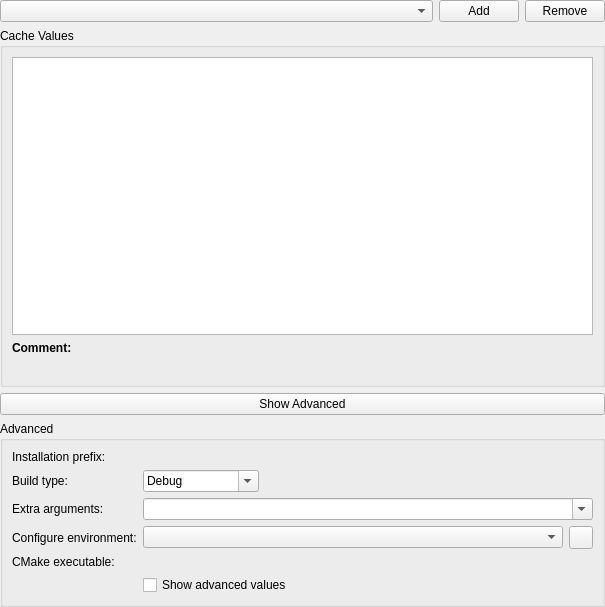
<?xml version="1.0" encoding="UTF-8"?>
<ui version="4.0">
 <class>CMakeBuildSettings</class>
 <widget class="QWidget" name="CMakeBuildSettings">
  <property name="geometry">
   <rect>
    <x>0</x>
    <y>0</y>
    <width>605</width>
    <height>607</height>
   </rect>
  </property>
  <property name="sizePolicy">
   <sizepolicy hsizetype="Preferred" vsizetype="Minimum">
    <horstretch>0</horstretch>
    <verstretch>0</verstretch>
   </sizepolicy>
  </property>
  <layout class="QVBoxLayout">
   <property name="leftMargin">
    <number>0</number>
   </property>
   <property name="topMargin">
    <number>0</number>
   </property>
   <property name="rightMargin">
    <number>0</number>
   </property>
   <property name="bottomMargin">
    <number>0</number>
   </property>
   <item>
    <layout class="QHBoxLayout">
     <item>
      <widget class="KComboBox" name="buildDirs"/>
     </item>
     <item>
      <widget class="QPushButton" name="addBuildDir">
       <property name="sizePolicy">
        <sizepolicy hsizetype="Fixed" vsizetype="Fixed">
         <horstretch>0</horstretch>
         <verstretch>0</verstretch>
        </sizepolicy>
       </property>
       <property name="text">
        <string>Add</string>
       </property>
      </widget>
     </item>
     <item>
      <widget class="QPushButton" name="removeBuildDir">
       <property name="sizePolicy">
        <sizepolicy hsizetype="Fixed" vsizetype="Fixed">
         <horstretch>0</horstretch>
         <verstretch>0</verstretch>
        </sizepolicy>
       </property>
       <property name="text">
        <string>Remove</string>
       </property>
      </widget>
     </item>
    </layout>
   </item>
   <item>
    <widget class="QGroupBox" name="groupBox">
     <property name="title">
      <string>Cache Values</string>
     </property>
     <layout class="QVBoxLayout">
      <item>
       <widget class="QTableView" name="cacheList"/>
      </item>
      <item>
       <widget class="QLabel" name="label_6">
        <property name="font">
         <font>
          <weight>75</weight>
          <bold>true</bold>
         </font>
        </property>
        <property name="text">
         <string>Comment:</string>
        </property>
       </widget>
      </item>
      <item>
       <widget class="QLabel" name="commentText">
        <property name="text">
         <string/>
        </property>
       </widget>
      </item>
     </layout>
    </widget>
   </item>
   <item>
    <widget class="QPushButton" name="showAdvanced">
     <property name="text">
      <string>Show Advanced</string>
     </property>
     <property name="checkable">
      <bool>true</bool>
     </property>
     <property name="flat">
      <bool>false</bool>
     </property>
    </widget>
   </item>
   <item>
    <widget class="QGroupBox" name="advancedBox">
     <property name="sizePolicy">
      <sizepolicy hsizetype="Preferred" vsizetype="Fixed">
       <horstretch>0</horstretch>
       <verstretch>0</verstretch>
      </sizepolicy>
     </property>
     <property name="title">
      <string>Advanced</string>
     </property>
     <layout class="QFormLayout" name="formLayout">
      <property name="fieldGrowthPolicy">
       <enum>QFormLayout::ExpandingFieldsGrow</enum>
      </property>
      <item row="0" column="0">
       <widget class="QLabel" name="installationPrefixLabel">
        <property name="text">
         <string>Installation prefix:</string>
        </property>
       </widget>
      </item>
      <item row="0" column="1">
       <widget class="KUrlRequester" name="installationPrefix"/>
      </item>
      <item row="1" column="0">
       <widget class="QLabel" name="buildTypeLabel">
        <property name="text">
         <string>Build type:</string>
        </property>
       </widget>
      </item>
      <item row="1" column="1">
       <widget class="QComboBox" name="buildType">
        <property name="editable">
         <bool>true</bool>
        </property>
        <item>
         <property name="text">
          <string notr="true">Debug</string>
         </property>
        </item>
        <item>
         <property name="text">
          <string notr="true">Release</string>
         </property>
        </item>
        <item>
         <property name="text">
          <string notr="true">RelWithDebInfo</string>
         </property>
        </item>
        <item>
         <property name="text">
          <string notr="true">MinSizeRel</string>
         </property>
        </item>
       </widget>
      </item>
      <item row="2" column="0">
       <widget class="QLabel" name="extraArgumentsLabel">
        <property name="text">
         <string>Extra arguments:</string>
        </property>
       </widget>
      </item>
      <item row="2" column="1">
       <widget class="KComboBox" name="extraArguments">
        <property name="sizePolicy">
         <sizepolicy hsizetype="Expanding" vsizetype="Fixed">
          <horstretch>0</horstretch>
          <verstretch>0</verstretch>
         </sizepolicy>
        </property>
        <property name="editable">
         <bool>true</bool>
        </property>
       </widget>
      </item>
      <item row="3" column="0">
       <widget class="QLabel" name="label_2">
        <property name="text">
         <string>Configure environment:</string>
        </property>
       </widget>
      </item>
      <item row="3" column="1">
       <layout class="QHBoxLayout" name="horizontalLayout">
        <item>
         <widget class="KDevelop::EnvironmentSelectionWidget" name="environment">
          <property name="sizePolicy">
           <sizepolicy hsizetype="MinimumExpanding" vsizetype="Fixed">
            <horstretch>0</horstretch>
            <verstretch>0</verstretch>
           </sizepolicy>
          </property>
          <property name="toolTip">
           <string>Select an environment to be used</string>
          </property>
         </widget>
        </item>
        <item>
         <widget class="KDevelop::EnvironmentConfigureButton" name="configureEnvironment"/>
        </item>
       </layout>
      </item>
      <item row="5" column="1">
       <widget class="QCheckBox" name="showInternal">
        <property name="text">
         <string>Show advanced values</string>
        </property>
       </widget>
      </item>
      <item row="4" column="1">
       <widget class="KUrlRequester" name="cMakeExecutable"/>
      </item>
      <item row="4" column="0">
       <widget class="QLabel" name="label">
        <property name="text">
         <string>CMake executable:</string>
        </property>
       </widget>
      </item>
     </layout>
    </widget>
   </item>
  </layout>
 </widget>
 <customwidgets>
  <customwidget>
   <class>KComboBox</class>
   <extends>QComboBox</extends>
   <header>kcombobox.h</header>
  </customwidget>
  <customwidget>
   <class>KUrlRequester</class>
   <extends>QWidget</extends>
   <header>kurlrequester.h</header>
  </customwidget>
  <customwidget>
   <class>KDevelop::EnvironmentSelectionWidget</class>
   <extends>KComboBox</extends>
   <header>util/environmentselectionwidget.h</header>
  </customwidget>
  <customwidget>
   <class>KDevelop::EnvironmentConfigureButton</class>
   <extends>QToolButton</extends>
   <header>shell/environmentconfigurebutton.h</header>
  </customwidget>
 </customwidgets>
 <resources/>
 <connections/>
</ui>
